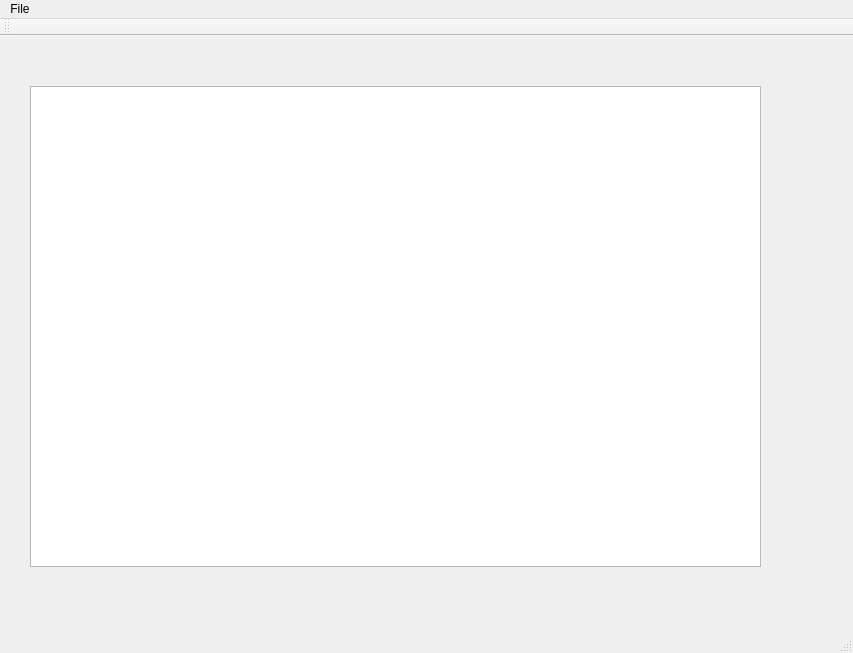
<?xml version="1.0" encoding="UTF-8"?>
<ui version="4.0">
 <class>MIPS_AssemblerClass</class>
 <widget class="QMainWindow" name="MIPS_AssemblerClass">
  <property name="geometry">
   <rect>
    <x>0</x>
    <y>0</y>
    <width>853</width>
    <height>653</height>
   </rect>
  </property>
  <property name="windowTitle">
   <string>QtGuiApplication1</string>
  </property>
  <widget class="QWidget" name="centralWidget">
   <widget class="QLabel" name="fileLabel">
    <property name="geometry">
     <rect>
      <x>40</x>
      <y>10</y>
      <width>501</width>
      <height>31</height>
     </rect>
    </property>
    <property name="text">
     <string/>
    </property>
   </widget>
   <widget class="QTextEdit" name="textEdit">
    <property name="geometry">
     <rect>
      <x>30</x>
      <y>50</y>
      <width>731</width>
      <height>481</height>
     </rect>
    </property>
   </widget>
  </widget>
  <widget class="QMenuBar" name="menuBar">
   <property name="geometry">
    <rect>
     <x>0</x>
     <y>0</y>
     <width>853</width>
     <height>31</height>
    </rect>
   </property>
   <widget class="QMenu" name="fileButton_2">
    <property name="title">
     <string>File</string>
    </property>
    <addaction name="actionOpen"/>
    <addaction name="actionSave"/>
   </widget>
   <addaction name="fileButton_2"/>
  </widget>
  <widget class="QToolBar" name="mainToolBar">
   <attribute name="toolBarArea">
    <enum>TopToolBarArea</enum>
   </attribute>
   <attribute name="toolBarBreak">
    <bool>false</bool>
   </attribute>
  </widget>
  <widget class="QStatusBar" name="statusBar"/>
  <action name="fileButton">
   <property name="text">
    <string>Open File</string>
   </property>
  </action>
  <action name="actionOpen_File">
   <property name="text">
    <string>Open File</string>
   </property>
  </action>
  <action name="actionOpen">
   <property name="checkable">
    <bool>false</bool>
   </property>
   <property name="text">
    <string>Open</string>
   </property>
   <property name="shortcut">
    <string>Ctrl+O</string>
   </property>
  </action>
  <action name="actionSave">
   <property name="text">
    <string>Save</string>
   </property>
   <property name="shortcut">
    <string>Ctrl+S</string>
   </property>
  </action>
 </widget>
 <layoutdefault spacing="6" margin="11"/>
 <resources>
  <include location="MIPS_Assembler.qrc"/>
 </resources>
 <connections/>
</ui>
